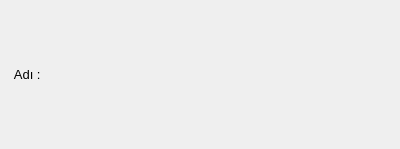
<?xml version="1.0" encoding="UTF-8"?>
<ui version="4.0">
 <class>Form</class>
 <widget class="QWidget" name="Form">
  <property name="geometry">
   <rect>
    <x>0</x>
    <y>0</y>
    <width>400</width>
    <height>149</height>
   </rect>
  </property>
  <property name="windowTitle">
   <string>kayıt ekleme sayfası</string>
  </property>
  <layout class="QGridLayout" name="gridLayout">
   <item row="0" column="0">
    <widget class="QLabel" name="name">
     <property name="font">
      <font>
       <pointsize>10</pointsize>
      </font>
     </property>
     <property name="text">
      <string> Adı :</string>
     </property>
    </widget>
   </item>
  </layout>
 </widget>
 <resources/>
 <connections/>
</ui>
